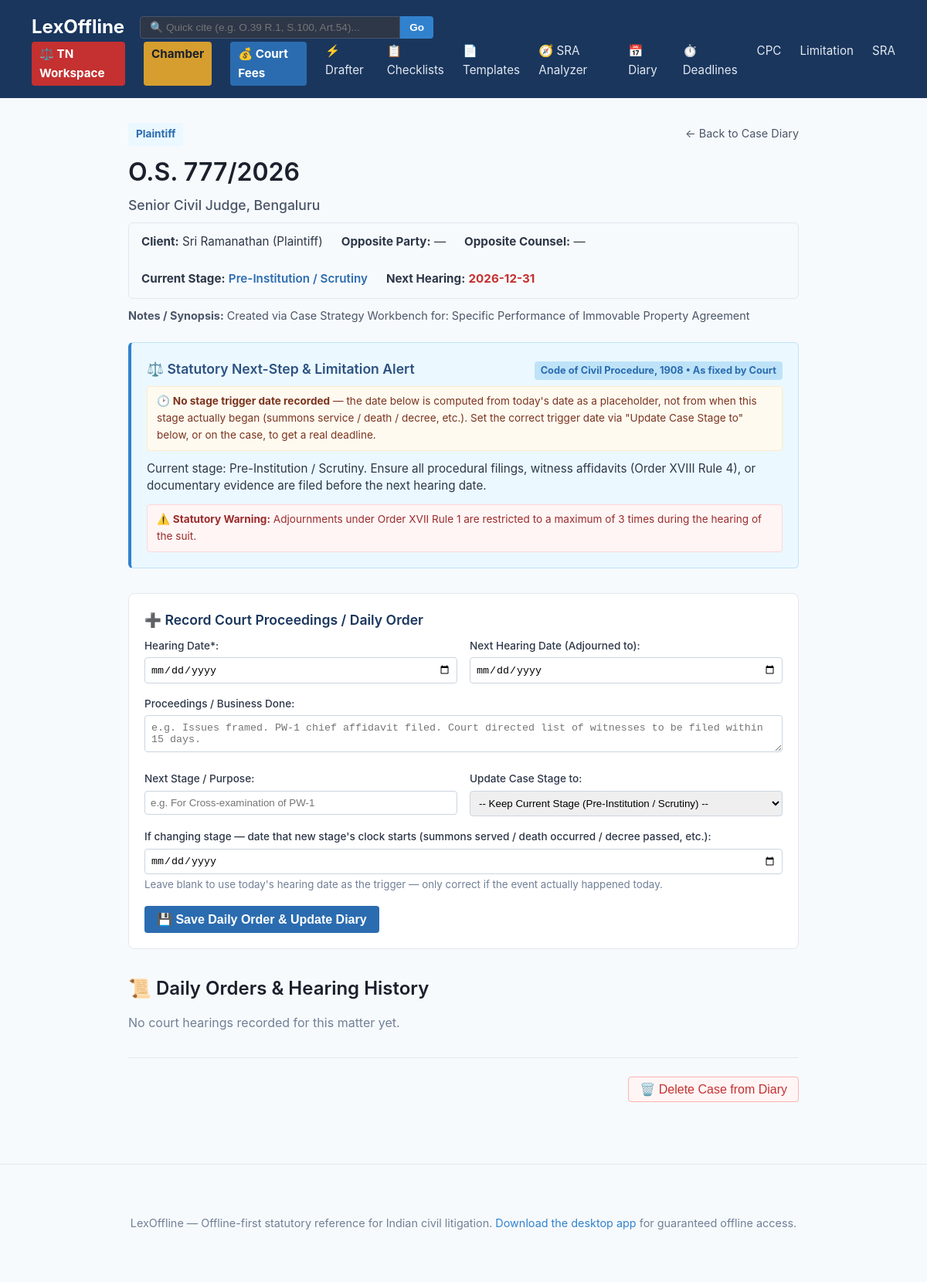
Screenshot of /diary/case/43 with the database file from the repository.
### tables this page shows
CREATE TABLE case_diary (
                id INTEGER PRIMARY KEY AUTOINCREMENT,
                case_no TEXT NOT NULL,
                court_name TEXT NOT NULL,
                client_name TEXT NOT NULL,
                client_role TEXT NOT NULL DEFAULT 'Plaintiff',
                opposite_party TEXT NOT NULL DEFAULT '',
                opposite_counsel TEXT NOT NULL DEFAULT '',
                stage TEXT NOT NULL,
                next_date TEXT NOT NULL DEFAULT '',
                notes TEXT NOT NULL DEFAULT '',
                created_at TEXT DEFAULT (datetime('now'))
            , stage_date TEXT NOT NULL DEFAULT '');

### web/app.py (the view)
@app.route('/diary/case/<int:case_id>')
def diary_detail(case_id):
    db = get_db()
    c = db.get_case(case_id)
    if not c:
        abort(404)
    case_dict = dict(c)
    hearings_rows = db.hearings_for_case(case_id)
    hearings = [dict(h) for h in hearings_rows]
    stage_date_str = case_dict.get('stage_date') or ''
    stage_date_missing = not stage_date_str
    if stage_date_str:
        try:
            stage_date = datetime.strptime(stage_date_str, '%Y-%m-%d').date()
        except ValueError:
            stage_date = None
            stage_date_missing = True
    else:
        stage_date = None
    advice = cs.suggest_statutory_deadline(case_dict['stage'], stage_date)
    return render_template('diary_detail.html',
                           case=case_dict,
                           hearings=hearings,
                           advice=advice,
                           stage_date_missing=stage_date_missing,
                           stages=cs.CIVIL_STAGES)

### web/app.py (called while the page is built)
def get_db():
    db = getattr(g, '_database', None)
    if db is None:
        db = g._database = ActDatabase(DATABASE)
    return db

@app.teardown_appcontext
def close_connection(exception):
    db = getattr(g, '_database', None)
    if db is not None:
        db.close()

### web/templates/diary_detail.html (shortened to what this page needs)
{% extends "base.html" %}
{% block content %}
<div class="provision-header" style="margin-bottom: 1.5rem;">
    <div style="display: flex; justify-content: space-between; align-items: baseline; flex-wrap: wrap; gap: 0.5rem;">
        <span class="badge" style="background: #ebf8ff; color: #2b6cb0; font-size: 0.85rem; font-weight: bold; padding: 4px 10px; border-radius: 4px;">
            {{ case.client_role }}
        </span>
        <a href="/diary" style="color: #4a5568; font-size: 0.9rem; text-decoration: none;">&larr; Back to Case Diary</a>
    </div>
    <h1 style="margin-top: 0.5rem; margin-bottom: 0.25rem;">{{ case.case_no }}</h1>
    <p style="color: #4a5568; font-size: 1.1rem; margin: 0 0 0.5rem 0; font-weight: 500;">
        {{ case.court_name }}
    </p>
    <div style="display: flex; flex-wrap: wrap; gap: 1.5rem; color: #2d3748; font-size: 0.95rem; background: #f7fafc; padding: 0.75rem 1rem; border-radius: 6px; border: 1px solid #e2e8f0;">
        <div><strong>Client:</strong> {{ case.client_name }} ({{ case.client_role }})</div>
        <div><strong>Opposite Party:</strong> {{ case.opposite_party or '—' }}</div>
        <div><strong>Opposite Counsel:</strong> {{ case.opposite_counsel or '—' }}</div>
        <div><strong>Current Stage:</strong> <span style="color: #2b6cb0; font-weight: 600;">{{ case.stage }}</span></div>
        <div><strong>Next Hearing:</strong> <span style="color: {% if case.next_date %}#c53030{% else %}#718096{% endif %}; font-weight: bold;">{{ case.next_date or 'None fixed' }}</span></div>
    </div>
    {% if case.notes %}
    <p style="margin-top: 0.75rem; color: #4a5568; font-size: 0.9rem; line-height: 1.4;">
        <strong>Notes / Synopsis:</strong> {{ case.notes }}
    </p>
    {% endif %}
</div>
<div class="panel" style="background: #ebf8ff; border: 1px solid #bee3f8; border-left: 4px solid #3182ce; padding: 1.25rem; margin-bottom: 2rem; border-radius: 6px;">
    <div style="display: flex; justify-content: space-between; align-items: baseline; flex-wrap: wrap; gap: 0.5rem; margin-bottom: 0.5rem;">
        <h3 style="margin: 0; color: #2c5282; font-size: 1.1rem;">
            ⚖️ Statutory Next-Step &amp; Limitation Alert
        </h3>
        <span style="background: #bee3f8; color: #2b6cb0; font-size: 0.8rem; font-weight: bold; padding: 2px 8px; border-radius: 4px;">
            {{ advice.statutory_rule }} &bull; {{ advice.period_str }}
        </span>
    </div>
    {% if stage_date_missing %}
    <div style="margin-bottom: 0.75rem; background: #fffaf0; border: 1px solid #feebc8; border-radius: 4px; padding: 0.5rem 0.75rem; color: #7b341e; font-size: 0.85rem;">
        🕑 <strong>No stage trigger date recorded</strong> — the date below is computed from today's date as a
        placeholder, not from when this stage actually began (summons service / death / decree, etc.).
        Set the correct trigger date via "Update Case Stage to" below, or on the case, to get a real deadline.
    </div>
    {% endif %}
    <p style="margin: 0; color: #2d3748; line-height: 1.5; font-size: 0.95rem;">
        {{ advice.advice }}
    </p>
    {% if advice.warning %}
    <div style="margin-top: 0.75rem; background: #fff5f5; border: 1px solid #fed7d7; border-radius: 4px; padding: 0.5rem 0.75rem; color: #9b2c2c; font-size: 0.85rem;">
        ⚠️ <strong>Statutory Warning:</strong> {{ advice.warning }}
    </div>
    {% endif %}
</div>
<div class="panel" style="background: #fff; border: 1px solid #e2e8f0; border-radius: 8px; padding: 1.25rem; margin-bottom: 2rem;">
    <h3 style="margin-top: 0; color: #1a365d; font-size: 1.1rem;">➕ Record Court Proceedings / Daily Order</h3>
    <form action="/diary/case/{{ case.id }}/hearing" method="POST" style="display: flex; flex-direction: column; gap: 1rem;">
        <div style="display: grid; grid-template-columns: 1fr 1fr; gap: 1rem;">
            <div>
                <label style="display: block; font-weight: 500; font-size: 0.85rem; margin-bottom: 0.25rem;">Hearing Date*:</label>
                <input type="date" name="hearing_date" required style="width: 100%; padding: 7px; border: 1px solid #cbd5e0; border-radius: 4px; box-sizing: border-box;">
            </div>
            <div>
                <label style="display: block; font-weight: 500; font-size: 0.85rem; margin-bottom: 0.25rem;">Next Hearing Date (Adjourned to):</label>
                <input type="date" name="next_date" style="width: 100%; padding: 7px; border: 1px solid #cbd5e0; border-radius: 4px; box-sizing: border-box;">
            </div>
        </div>
        <div>
            <label style="display: block; font-weight: 500; font-size: 0.85rem; margin-bottom: 0.25rem;">Proceedings / Business Done:</label>
            <textarea name="business_done" rows="2" placeholder="e.g. Issues framed. PW-1 chief affidavit filed. Court directed list of witnesses to be filed within 15 days." style="width: 100%; padding: 8px; border: 1px solid #cbd5e0; border-radius: 4px; box-sizing: border-box;"></textarea>
        </div>
        <div style="display: grid; grid-template-columns: 1fr 1fr; gap: 1rem;">
            <div>
                <label style="display: block; font-weight: 500; font-size: 0.85rem; margin-bottom: 0.25rem;">Next Stage / Purpose:</label>
                <input type="text" name="next_purpose" placeholder="e.g. For Cross-examination of PW-1" style="width: 100%; padding: 7px; border: 1px solid #cbd5e0; border-radius: 4px; box-sizing: border-box;">
            </div>
            <div>
                <label style="display: block; font-weight: 500; font-size: 0.85rem; margin-bottom: 0.25rem;">Update Case Stage to:</label>
                <select name="new_stage" style="width: 100%; padding: 7px; border: 1px solid #cbd5e0; border-radius: 4px; box-sizing: border-box;">
                    <option value="">-- Keep Current Stage ({{ case.stage }}) --</option>
                </select>
            </div>
        </div>
        <div>
            <label style="display: block; font-weight: 500; font-size: 0.85rem; margin-bottom: 0.25rem;">If changing stage — date that new stage's clock starts (summons served / death occurred / decree passed, etc.):</label>
            <input type="date" name="new_stage_date" style="width: 100%; padding: 7px; border: 1px solid #cbd5e0; border-radius: 4px; box-sizing: border-box;">
            <small style="color: #718096;">Leave blank to use today's hearing date as the trigger — only correct if the event actually happened today.</small>
        </div>
        <div>
            <button type="submit" class="btn" style="background: #2b6cb0; color: #fff; border: none; padding: 8px 16px; border-radius: 4px; cursor: pointer; font-weight: bold;">
                💾 Save Daily Order &amp; Update Diary
            </button>
        </div>
    </form>
</div>
<div class="section-block" style="margin-bottom: 2rem;">
    <h2>📜 Daily Orders &amp; Hearing History</h2>
    {% if hearings %}
    <div style="display: flex; flex-direction: column; gap: 1rem; margin-top: 1rem;">
        {% for h in hearings %}
        <div style="background: #fdfdfd; border: 1px solid #e2e8f0; border-radius: 6px; padding: 1rem;">
            <div style="display: flex; justify-content: space-between; align-items: baseline; margin-bottom: 0.4rem;">
                <span style="font-weight: bold; color: #1a365d; font-size: 1rem;">
                    📅 Hearing on {{ h.hearing_date }}
                </span>
                {% if h.next_date %}
                <span style="background: #feebc8; color: #7b341e; font-size: 0.8rem; font-weight: bold; padding: 2px 6px; border-radius: 4px;">
                    Adjourned to: {{ h.next_date }}
                </span>
                {% endif %}
            </div>
            <p style="margin: 0 0 0.35rem 0; color: #2d3748; line-height: 1.45; font-size: 0.95rem;">
                {{ h.business_done or '(No business details recorded)' }}
            </p>
            {% if h.next_purpose %}
            <p style="margin: 0; color: #718096; font-size: 0.85rem;">
                <strong>Purpose:</strong> {{ h.next_purpose }}
            </p>
            {% endif %}
        </div>
        {% endfor %}
    </div>
    {% else %}
    <p style="color: #718096; margin-top: 0.75rem;">No court hearings recorded for this matter yet.</p>
    {% endif %}
</div>
<div style="border-top: 1px solid #e2e8f0; padding-top: 1.5rem; margin-top: 2rem; display: flex; justify-content: flex-end;">
    <form action="/diary/case/{{ case.id }}/delete" method="POST" onsubmit="return confirm('Are you sure you want to delete this case and its hearing history?');">
        <button type="submit" class="btn" style="background: #fff5f5; color: #c53030; border: 1px solid #feb2b2; padding: 6px 14px; border-radius: 4px; cursor: pointer;">
            🗑️ Delete Case from Diary
        </button>
    </form>
</div>
{% endblock %}

### web/static/style.css (style rules this page uses)
* { box-sizing: border-box; margin: 0; padding: 0; }
body { font-family: -apple-system, BlinkMacSystemFont, "Segoe UI", Roboto, Helvetica, Arial, sans-serif; line-height: 1.6; color: #2d3748; background-color: #f7fafc; }
h1, h2, h3, h4 { margin-bottom: 0.5em; color: #1a202c; font-weight: 600; }
a { color: #3182ce; text-decoration: none; }
.btn { display: inline-block; background-color: #3182ce; color: white; padding: 0.5rem 1rem; border-radius: 4px; border: none; cursor: pointer; font-size: 1rem; }
.provision-header { margin-bottom: 1.5rem; }
.panel { background: #f7fafc; border: 1px solid #e2e8f0; border-radius: 8px; padding: 1.5rem; margin-bottom: 2rem; }
.section-block { margin-top: 2rem; }

### rows the page displays
case_diary: client_role "Plaintiff", case_no "O.S. 777/2026", court_name "Senior Civil Judge, Bengaluru", client_name "Sri Ramanathan", opposite_party "—", opposite_counsel "—", stage "Pre-Institution / Scrutiny", next_date "2026-12-31", notes "Created via Case Strategy Workbench for: Specific Performance of Immovable Property Agreement"

### other values shown
{{ advice.statutory_rule }} "Code of Civil Procedure, 1908"
{{ advice.period_str }} "As fixed by Court"
{{ advice.advice }} "Current stage: Pre-Institution / Scrutiny. Ensure all procedural filings, witness affidavits (Order XVIII Rule 4), or documentary evidence are filed before the next hearing date."
{{ advice.warning }} "Adjournments under Order XVII Rule 1 are restricted to a maximum of 3 times during the hearing of the suit."
